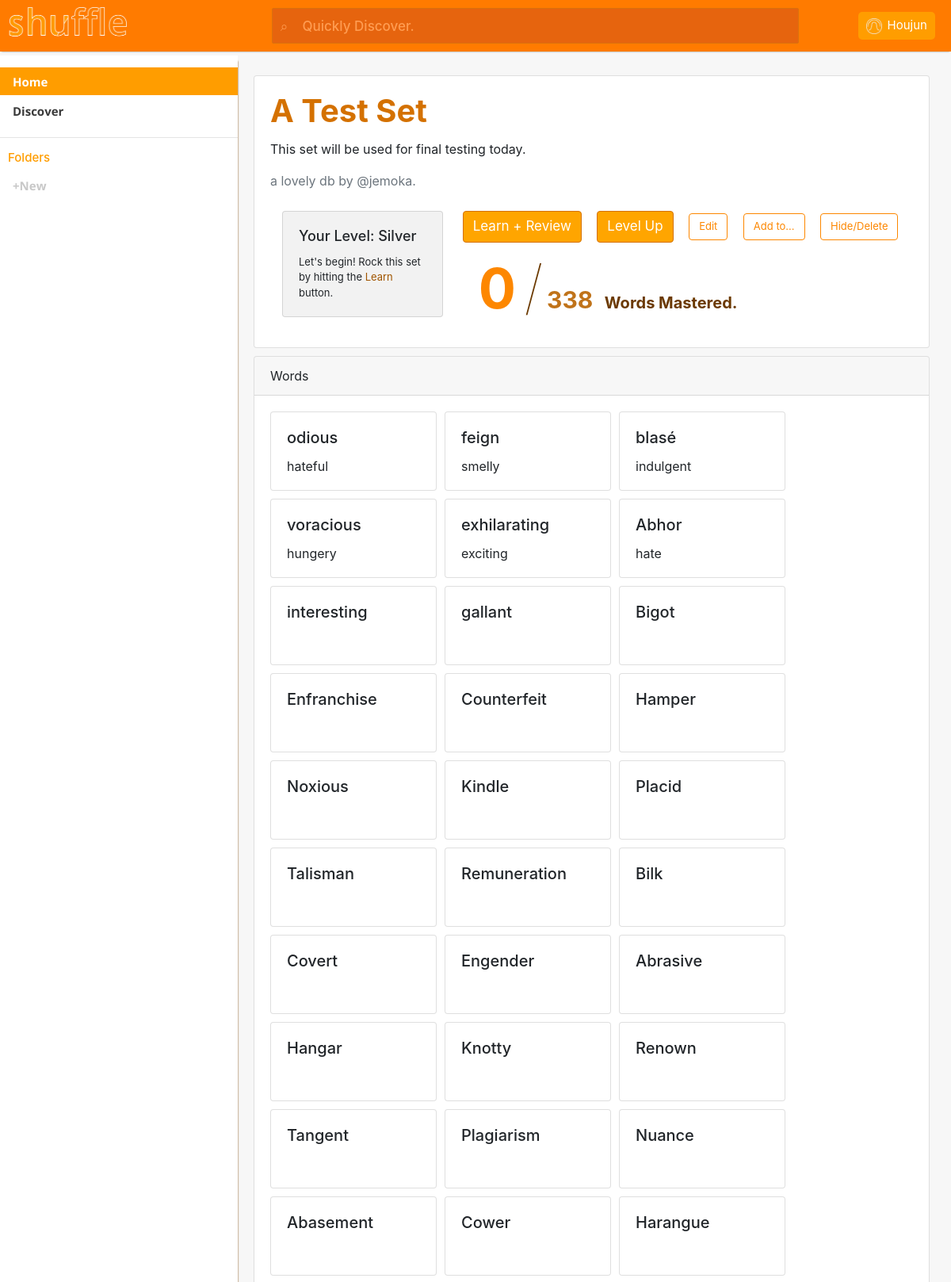
The app's page /databases/41/ (signed in, upper part) with its own data.
### account/models.py (models this page shows)
class User(AbstractUser):
    verified = models.BooleanField(default=False)
    points = models.IntegerField(default=0)
    setCount = models.IntegerField(default=20)

### dbapi/models.py (models this page shows, shortened)
class Database(models.Model):
    name = models.CharField(max_length=255, default="", help_text='Name')
    description = models.TextField(default="", help_text='Description')
    owner = models.ForeignKey(User, null=True, on_delete=models.CASCADE, related_name='databases')
    folder = models.ForeignKey(Folder, null=True, blank=True, on_delete=models.SET_NULL, related_name='databases')

class Word(models.Model):
    term = models.TextField(default="", help_text='Term')
    definition = models.TextField(default="", help_text='Definition')
    image_url = models.CharField(max_length=500, null=True, blank=True, help_text='Image URL')
    database = models.ForeignKey(Database, null=True, on_delete=models.CASCADE, related_name='words')

### database/views.py (the view)
# urls.py: path('<int:database_id>/', views.database_view, name="database_view"),
@login_required(login_url='/login')
def database_view(request, database_id):
    template = loader.get_template('database/db.html')
    folders = request.user.folders.all()
    folderContext = []
    for folder in folders:
        folderContext.append([folder.id, folder.name])
    database = Database.objects.get(pk=database_id)
    words = []
    for word in database.words.all():
        words.append([word.term, word.definition])
    ls = request.user.user_levels.all().filter(db_id=database_id)
    if len(ls) == 0:
        levelSpec = LevelDesc(db=database, user=request.user, points=0, mastered=0)
    else:
        levelSpec = ls[0]
    levelSpec.lastAccess = datetime.today()
    levelSpec.save()
    owned = []
    databases = request.user.user_levels.all().order_by("-lastAccess")
    for i in databases:
        if i.db.owner == request.user:
            owned.append([i.db.name, i.db.description, i.db.owner.username, i.points, i.db.id])
    return HttpResponse(template.render({"username": request.user.username, "firstname": request.user.first_name, "points": request.user.points, "folders": folderContext, "words": words, "dbname": database.name, "dbdesc": database.description, "dbowner": database.owner.username, "dbid": database_id, "dbPoints": levelSpec.points, "mastered":  levelSpec.mastered, "count": len(database.words.all()), "owned": owned}, request))

### shuffle/templates/database/db.html (shortened to what this page needs)
{% load static %}
<!DOCTYPE html>
<html>
    <head>
        <link href="{% static "masters/css/bootstrap/bootstrap.css" %}" rel="stylesheet">
        <link href="{% static "masters/css/a-master.css" %}" rel="stylesheet">
        <link href="{% static "database/css/db.css" %}" rel="stylesheet">
    </head>
    <body>
        <div id="content-wrapper">
            <div id="nav-wrapper">
                <topnav class="clearfix">
                    <a href="/" style="padding-right: 3vw">
                        <img id="topnav-img" src="{% static "masters/img/shuffle-brand.png" %}" alt="shuffle branding">
                    </a>
                    <form class="search" action="/search/" method="get" style="display: inline-block">
                        <input style="display:inline-block;" class="search-box" type="text" name="search-field" autocomplete="off" placeholder="&#8981;    Quickly Discover.">
                    </form>
                    <div id="account-dropdown-container">
                        <div id="account">
                            <img id="account-profile" src="{% static "masters/img/shuffle-profile.png" %}" alt="shuffle profile">
                            <div id="account-info">
                                {% if firstname %}
                                {{firstname}}
                                {% else %}
                                @{{username}}
                                {% endif %}
                            </div>
                        </div>
                    </div>
                </topnav>
                <sidenav class="clearfix">
                    <div class="sidenav-item active">
                        <a class="sidenav-link active" href="/">Home</a>
                    </div>
                    <div class="sidenav-item">
                        <a class="sidenav-link" href="/nyd">Discover</a>
                    </div>
                    <hr \>
                    <h3 class="nav-section">Folders</h3>
                    <div class="sidenav-item">
                        <a class="sidenav-link" style="color: rgb(200, 200, 200) "href="/nyd">+New</a>
                    </div>
                </sidenav>
            </div>
            <div id="main-wrapper" style="overflow:hidden; padding-right: 30px; padding-top: 10px">
                <div style="transform: translateX(20px);">
                    <div class="card" style="width: 98%;">
                        <div class="card-body">
                            <h5 class="card-title db-title">{{dbname}}</h5>
                            <p class="card-text">{{dbdesc}}</p>
                            <p class="card-text text-muted">a lovely db by @{{dbowner}}.</p>
                            {% if dbPoints <= 0 %}
                            <div class="card level-card" style="width:25%; background-color: rgb(242, 242, 242); float: left; margin: 10px 15px 10px 15px;">
                                <div class="card-body">
                                    <h5 class="card-title level-card-title">Your Level: Silver</h5>
                                    <p class="card-text level-card-desc">Let's begin! Rock this set by hitting the <t style="color:#a05500">Learn</t> button.</p>
                                </div>
                            </div>
                            {% endif %}
                            <a href="/learn/l/{{dbid}}" class="btn btn-primary" style="margin-left: 10px">Learn + Review</a>
                            <a href="/learn/t/{{dbid}}" class="btn btn-primary" style="margin-left: 10px">Level Up</a>
                            <a href="/edit/{{dbid}}" class="btn" style="margin-left: 10px">Edit</a>
                            <a href="/nyd" class="btn" style="margin-left: 10px">Add to...</a>
                            <a href="/edit/delete/{{dbid}}" class="btn" style="margin-left: 10px">Hide/Delete</a>
                            <br \>
                            <t class="mastery-counter" style="padding-left: 30px; margin-top: 10px">{{mastered}}</t>
                            <t class="mastery-slash" style="margin-top: 10px; margin-left: 6px;">/</t>
                            <t class="mastery-total" style="margin-top: 10px;">{{count}}</t>
                            <br class="mastery-spacer" \>
                            <t class="mastery-blurb" style="margin-top: 10px;">Words Mastered.</t>
                        </div>
                    </div>
                    <div class="card" style="margin-top: 10px; width: 98%;">
                        <div class="card-header" class="card-header" data-toggle="collapse" data-target="#words-collapse" aria-expanded="true" aria-controls="collapseTwo" style="text-decoration: none; cursor: pointer">
                            Words
                        </div>
                        <div class="card-body collapse show" id="words-collapse" aria-labelledby="headingTwo">
                            <div class="vocab-container">
                                {% for word in words %}
                                <div class="card vocab-card">
                                    <div class="card-body">
                                        <h5 class="card-title" style="text-overflow: ellipsis; white-space: nowrap; overflow: hidden;">{{ word.0 }}</h5>
                                        <p class="card-text" style="text-overflow: ellipsis; white-space: nowrap; overflow: hidden;">{{ word.1 }}</p>
                                    </div>
                                </div>
                                {% endfor %}
                            </div>
                        </div>
                    </div>
                    </div>
                </div>
                <br />
            </div>
    </body>
</html>

### shuffle/static_resources/masters/css/a-master.css (style rules this page uses)
html { min-width: 320px; height: 100%; }
body { background-color: #f7f7f7; height: 100%; }
#content-wrapper { height: 100% }
.clearfix:after { content: " "; visibility: hidden; display: block; height: 0; clear: both; }
input { caret-color: rgb(211, 97, 21); }
sidenav { position: fixed; top: 0; left: 0; box-shadow: 5px 2px 2px -5px #804808; background-color: #ffffff; transform: translateY(70px); width: 25vw; z-index: 0; height: 100%; }
topnav { z-index: 1; background-color: rgb(255, 123, 0); position: fixed; box-shadow: 0 2px 2px -2px gray; display: inline-flex; flex-direction: row; align-items: center; top: 0px; width: 100%; }
#account { max-width: 15vw; flex-grow: 1; border-radius: 5px; background-color: rgb(255, 157, 0); margin-right: 20px; display: inline-flex; flex-direction: row; justify-content: space-around; align-items: center; }
#account-info { padding-left: 7px; flex-grow: 3; color: white; text-overflow: ellipsis; overflow: hidden; white-space: nowrap; padding-right: 10px; }
#account-profile { min-width: 30px; max-height: 20px; padding-left: 10px; flex-grow: 1; }
#topnav-img { height: auto; padding-left: 10px; }
.search { flex-grow: 2; text-align: center; color: #ffffff; }
::placeholder { color: #ff9c51; font-weight: 500; }
.search-box { width: 75%; transform: translateX(3vw); border-radius: 2px; border-style:solid; border-color:#db710d; border-width: 0.25px; outline: none; background-color: #e6640e; color: #f0f0f0; transition: background-color 0.5s; font-weight: 600; padding-left: 10px; }
#account-dropdown-container { display: flex; flex-direction: column; cursor: pointer; }
@media (min-width: 1200px) { #main-wrapper { margin-left: 25vw; margin-top: 85px; } }
@media (min-width: 1200px) { topnav { width: 100%; height: 65px; } }
@media (min-width: 1200px) { sidenav { height: 100%; padding-top: 15px; } }
@media (min-width: 1200px) { .nav-section { color: rgb(255, 157, 0); font-size: 15px; padding-left: 10px; } }
@media (min-width: 1200px) { .sidenav-item { transition: background-color 0.5s; height: 35px; vertical-align: middle; position: relative; margin-bottom: 2px; } }
@media (min-width: 1200px) { .sidenav-item.active { background-color: rgb(255, 157, 0); } }
@media (min-width: 1200px) { .sidenav-link { position: absolute; top: 50%; transform: translateY(-50%); padding: 6px 8px 6px 16px; text-decoration: none; font-size: 15px; width: 100%; height: 100%; color: #3a3a3a; display: block; font-family: 'Open Sans', sans-serif; font-weight: 700; transition: color 0.5s; text-overflow: ellipsis; overflow: hidden; white-space: nowrap; } }
@media (min-width: 1200px) { .sidenav-link.active { padding: 6px 8px 6px 16px; text-decoration: none; color: #ffffff; display: block; font-family: 'Open Sans', sans-serif; font-weight: 700; } }
@media (min-width: 1200px) { #account { height: 35px; } }
@media (min-width: 1200px) { #account-info { font-size: 15px; } }
@media (min-width: 1200px) { .search-box { height:45px; font-size: 17px; } }
@media (min-width: 1200px) { #topnav-img { width: 10em; } }

### shuffle/static_resources/database/css/db.css (style rules this page uses)
.db-title { font-family: 'Open Sans' sans-serif; font-weight: 700; font-size: 40px; color: #d47100 }
.btn-primary { background-color: orange; border-color: #d47100 !important; margin-right: 5px; margin-top: 10px; }
.btn:not(.btn-primary) { color: #fd8700; transition: color border-color 0.25s; border-color: #fd8700; margin-right: 5px; margin-top: 10px; }
.vocab-container { display: flex; flex-flow: row wrap; }
.vocab-card { margin-right: 10px; margin-bottom: 10px; cursor: default; }
.mastery-counter { color: #fd8700; font-weight: 700; font-size: 70px; }
.mastery-total { color: #c0731a; font-weight: 700; font-size: 30px; }
.mastery-slash { color: #6b3900; font-weight: 100; font-size: 75px; }
@media (min-width: 1199px) { .vocab-card { height: 100px; width: 210px; } }
@media (min-width: 1199px) { .btn-primary { font-size: 17px; } }
@media (min-width: 1199px) { .btn:not(.btn-primary) { font-size: 13px; } }
@media (min-width: 1199px) { .level-card-title { font-size: 18px; } }
@media (min-width: 1199px) { .level-card-desc { font-size: 13px; } }
@media (min-width: 1199px) { .level-card { display: block; width: auto; } }
@media (min-width: 1199px) { .mastery-blurb { color: #6b3900; font-weight: 700; font-size: 20px; padding-left: 10px; } }

### records on screen
User: first_name "Houjun", username "jemoka"
Database: name "A Test Set", description "This set will be used for final testing today."
Word: term "odious", definition "hateful"
Word: term "feign", definition "smelly"
Word: term "blasé", definition "indulgent"
Word: term "voracious", definition "hungery"
Word: term "exhilarating", definition "exciting"
Word: term "Abhor", definition "hate"
Word: term "interesting"
Word: term "gallant"
Word: term "Bigot"
Word: term "Enfranchise"
Word: term "Counterfeit"
Word: term "Hamper"
Word: term "Noxious"
Word: term "Kindle"
Word: term "Placid"
Word: term "Talisman"
Word: term "Remuneration"
Word: term "Bilk"
Word: term "Covert"
Word: term "Engender"
Word: term "Abrasive"
Word: term "Hangar"
Word: term "Knotty"
Word: term "Renown"
Word: term "Tangent"
Word: term "Plagiarism"
Word: term "Nuance"
Word: term "Abasement"
Word: term "Cower"
Word: term "Harangue"

### other values on screen
{{ mastered }} "0"
{{ count }} "338"
